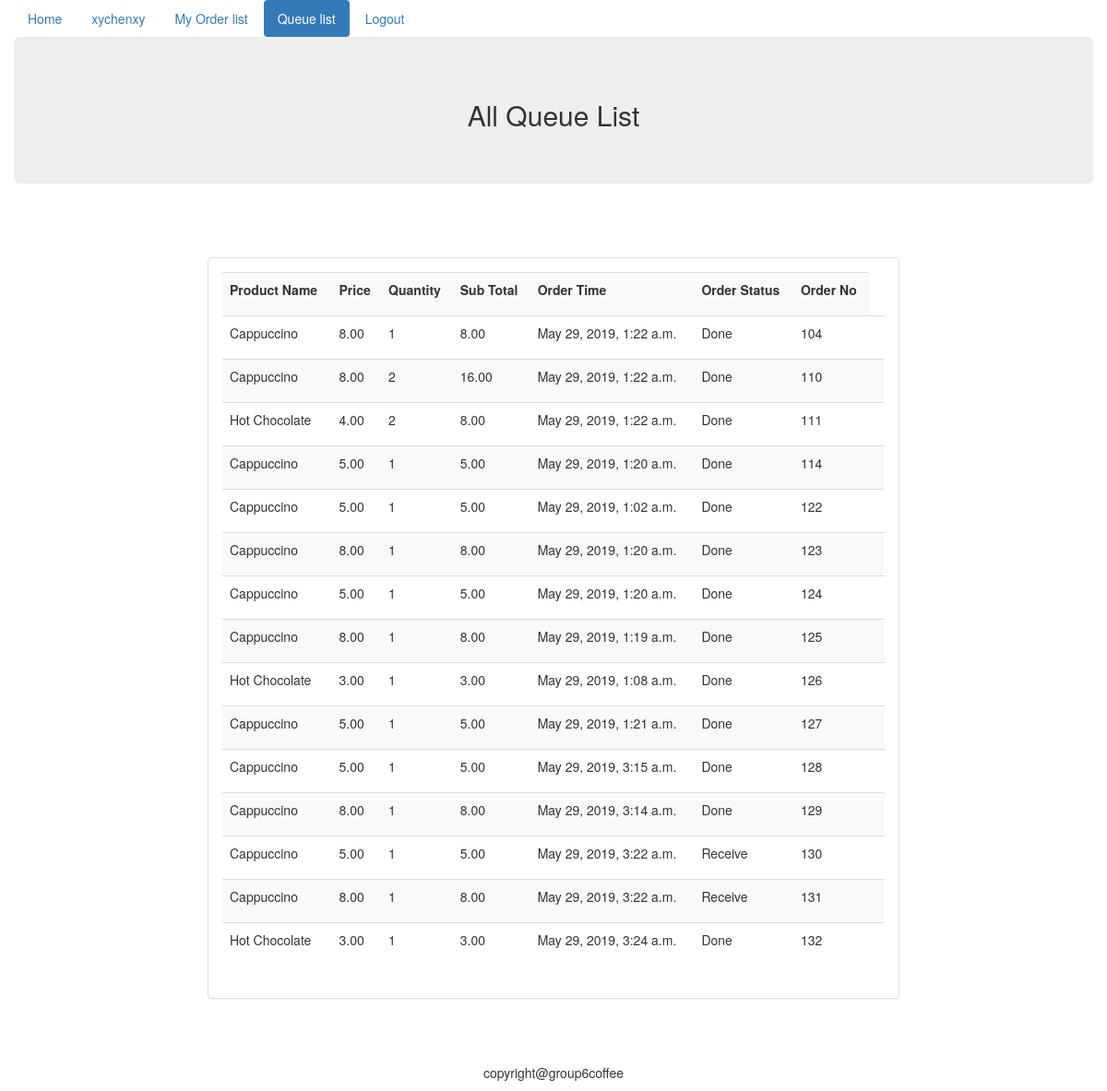
/group6coffee/queuelist (signed in), run on the app's committed database.
### coffee/models.py (models this page shows, shortened)
class OrderItem(models.Model):
    status = (
        ("Receive", "Receive"),
        ("Preparing", "Preparing"),
        ("Done", "Done"),
        ("Remove", "Remove")
    )
    order_item_id = models.AutoField(primary_key=True)
    product_name = models.CharField(max_length=255, default="N")
    product_price = models.DecimalField(max_digits=4, decimal_places=2)
    order_status = models.CharField(max_length=255, choices=status)
    order_number = models.IntegerField(default=1)
    order_sub_total = models.DecimalField(max_digits=8, decimal_places=2)
    created_at = models.DateTimeField(auto_now=True)
    user_name = models.CharField(max_length=255, default="N")

### group6coffee/views.py (the view)
# urls.py: path('queuelist',group6coffee.views.queuelist)
def queuelist(request):
    if not request.user.is_authenticated:
        return render(request, 'user_login.html')
    else:
        orders = OrderItem.objects.all();
        return render(request, 'queuelist.html',{'user_name': request.user,'orders':orders})

### group6coffee/templates/queuelist.html (shortened to what this page needs)
<!DOCTYPE html>
<html lang="en">
<head>
    <link rel="stylesheet" href="https://cdn.jsdelivr.net/npm/bootstrap@3.3.7/dist/css/bootstrap.min.css"
>
</head>
<body>
    <div class="container">
        <div class="row">
            <ul class="nav nav-pills">
              <li role="presentation" ><a href="/group6coffee/index">Home</a></li>
              <li role="presentation"><a href="/group6coffee/productlist">{{ user_name }}</a></li>
                <li role="presentation" ><a href="/group6coffee/orderlist">My Order list</a></li>
                <li role="presentation" class="active"><a href="/group6coffee/queuelist">Queue list</a></li>
              <li role="presentation"><a href="/group6coffee/logout">Logout</a></li>
            </ul>
        </div>
    </div>
    <div class="container">
        <div class="row">
            <div class="jumbotron">
                <h2 style="text-align: center">All Queue List</h2>
            </div>
        </div>
    </div>
    <div class="container">
        <div class="row">
            <div class="col-md-8 col-md-offset-2">
                <div class="panel panel-default" style="margin-top: 50px">
              <div class="panel-body">
                <table class="table table-striped">
                    <tr>
                        <th>
                            <p>Product Name</p>
                        </th>
                        <th>
                            <p>Price</p>
                        </th>
                        <th>
                            <p>Quantity</p>
                        </th>
                        <th>
                            <p>Sub Total</p>
                        </th>
                        <th>
                            <p>Order Time</p>
                        </th>
                        <th>
                            <p>Order Status</p>
                        </th>
                        <th>
                            <p>Order No</p>
                        </th>
                    </tr>
                    {% for item in orders %}
                        <tr>
                            <td>
                                <p>{{ item.product_name }}</p>
                            </td>
                            <td>
                                <p>{{ item.product_price }}</p>
                            </td>
                            <td>
                                <p>{{ item.order_number }}</p>
                            </td>
                            <td>
                                <p>{{ item.order_sub_total }}</p>
                            </td>
                            <td>
                                <p>{{ item.created_at }}</p>
                            </td>
                            <td>
                                {%  if item.order_status == "Remove" %}
                                    <p>Done</p>
                                {% else %}
                                    <p>{{ item.order_status }}</p>
                                {% endif %}
                            </td>
                            <td>
                                <p>{{ item.order_item_id }}</p>
                            </td>
                            <td>
                            </td>
                        </tr>
                    {% endfor %}
                </table>
              </div>
            </div>
            </div>
        </div>
    </div>
    <div class="container">
        <div class="row">
            <div style="margin-top: 50px">
                <p style="text-align: center">copyright@group6coffee</p>
            </div>
        </div>
    </div>
</body>
</html>

### data on the page
OrderItem: product_name "Cappuccino", product_price "8.00", order_number "1", order_sub_total "8.00", created_at "May 29, 2019, 1:22 a.m.", order_status "Done", order_item_id "104"
OrderItem: product_name "Cappuccino", product_price "8.00", order_number "2", order_sub_total "16.00", created_at "May 29, 2019, 1:22 a.m.", order_status "Done", order_item_id "110"
OrderItem: product_name "Hot Chocolate", product_price "4.00", order_number "2", order_sub_total "8.00", created_at "May 29, 2019, 1:22 a.m.", order_status "Done", order_item_id "111"
OrderItem: product_name "Cappuccino", product_price "5.00", order_number "1", order_sub_total "5.00", created_at "May 29, 2019, 1:20 a.m.", order_status "Done", order_item_id "114"
OrderItem: product_name "Cappuccino", product_price "5.00", order_number "1", order_sub_total "5.00", created_at "May 29, 2019, 1:02 a.m.", order_status "Done", order_item_id "122"
OrderItem: product_name "Cappuccino", product_price "8.00", order_number "1", order_sub_total "8.00", created_at "May 29, 2019, 1:20 a.m.", order_status "Done", order_item_id "123"
OrderItem: product_name "Cappuccino", product_price "5.00", order_number "1", order_sub_total "5.00", created_at "May 29, 2019, 1:20 a.m.", order_status "Done", order_item_id "124"
OrderItem: product_name "Cappuccino", product_price "8.00", order_number "1", order_sub_total "8.00", created_at "May 29, 2019, 1:19 a.m.", order_status "Done", order_item_id "125"
OrderItem: product_name "Hot Chocolate", product_price "3.00", order_number "1", order_sub_total "3.00", created_at "May 29, 2019, 1:08 a.m.", order_status "Done", order_item_id "126"
OrderItem: product_name "Cappuccino", product_price "5.00", order_number "1", order_sub_total "5.00", created_at "May 29, 2019, 1:21 a.m.", order_status "Done", order_item_id "127"
OrderItem: product_name "Cappuccino", product_price "5.00", order_number "1", order_sub_total "5.00", created_at "May 29, 2019, 3:15 a.m.", order_status "Done", order_item_id "128"
OrderItem: product_name "Cappuccino", product_price "8.00", order_number "1", order_sub_total "8.00", created_at "May 29, 2019, 3:14 a.m.", order_status "Done", order_item_id "129"
OrderItem: product_name "Cappuccino", product_price "5.00", order_number "1", order_sub_total "5.00", created_at "May 29, 2019, 3:22 a.m.", order_status "Receive", order_item_id "130"
OrderItem: product_name "Cappuccino", product_price "8.00", order_number "1", order_sub_total "8.00", created_at "May 29, 2019, 3:22 a.m.", order_status "Receive", order_item_id "131"
OrderItem: product_name "Hot Chocolate", product_price "3.00", order_number "1", order_sub_total "3.00", created_at "May 29, 2019, 3:24 a.m.", order_status "Done", order_item_id "132"

### other printed values
{{ user_name }} "xychenxy"
